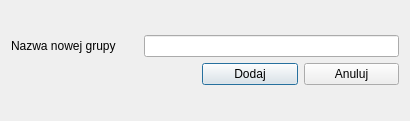
<?xml version="1.0" encoding="UTF-8"?>
<ui version="4.0">
 <class>adding_new_group</class>
 <widget class="QDialog" name="adding_new_group">
  <property name="geometry">
   <rect>
    <x>0</x>
    <y>0</y>
    <width>410</width>
    <height>121</height>
   </rect>
  </property>
  <property name="windowTitle">
   <string>Dodawanie nowej grupy ćwiczeń</string>
  </property>
  <property name="windowIcon">
   <iconset resource="resources.qrc">
    <normaloff>:/icons/add_task_black_24dp.svg</normaloff>:/icons/add_task_black_24dp.svg</iconset>
  </property>
  <layout class="QVBoxLayout" name="verticalLayout_2">
   <item>
    <layout class="QVBoxLayout" name="verticalLayout" stretch="2,1">
     <item>
      <layout class="QHBoxLayout" name="horizontalLayout_2" stretch="1,2">
       <item>
        <widget class="QLabel" name="newGroupL">
         <property name="text">
          <string>Nazwa nowej grupy</string>
         </property>
        </widget>
       </item>
       <item>
        <widget class="QLineEdit" name="nameNewGroupL"/>
       </item>
      </layout>
     </item>
     <item>
      <layout class="QHBoxLayout" name="horizontalLayout" stretch="2,1,1">
       <item>
        <spacer name="horizontalSpacer">
         <property name="orientation">
          <enum>Qt::Horizontal</enum>
         </property>
         <property name="sizeHint" stdset="0">
          <size>
           <width>40</width>
           <height>20</height>
          </size>
         </property>
        </spacer>
       </item>
       <item>
        <widget class="QPushButton" name="AcceptB">
         <property name="text">
          <string>Dodaj</string>
         </property>
        </widget>
       </item>
       <item>
        <widget class="QPushButton" name="DeclineB">
         <property name="text">
          <string>Anuluj</string>
         </property>
        </widget>
       </item>
      </layout>
     </item>
    </layout>
   </item>
  </layout>
 </widget>
 <resources>
  <include location="resources.qrc"/>
 </resources>
 <connections/>
</ui>
